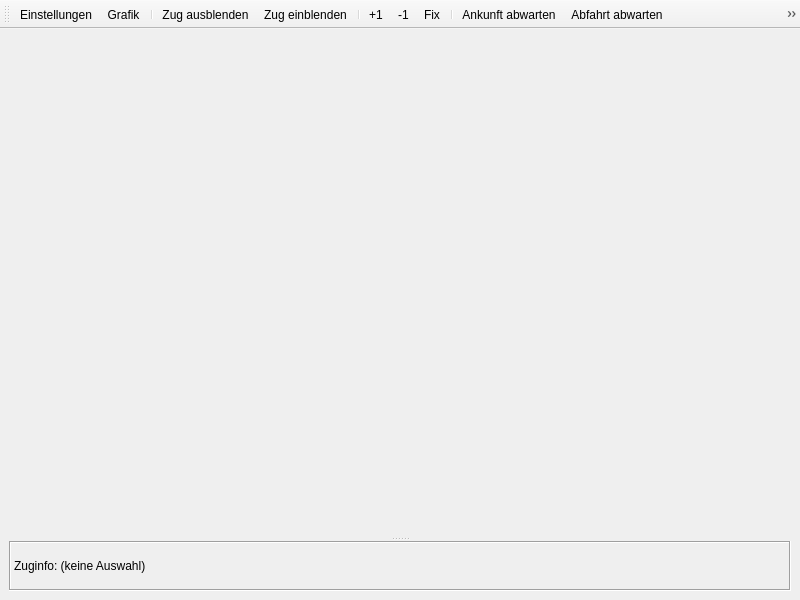
<?xml version="1.0" encoding="UTF-8"?>
<ui version="4.0">
 <class>AnschlussmatrixWindow</class>
 <widget class="QMainWindow" name="AnschlussmatrixWindow">
  <property name="geometry">
   <rect>
    <x>0</x>
    <y>0</y>
    <width>800</width>
    <height>600</height>
   </rect>
  </property>
  <property name="windowTitle">
   <string>MainWindow</string>
  </property>
  <widget class="QWidget" name="centralwidget">
   <layout class="QVBoxLayout" name="verticalLayout">
    <item>
     <widget class="QStackedWidget" name="stackedWidget">
      <property name="currentIndex">
       <number>1</number>
      </property>
      <widget class="QWidget" name="settings_page">
       <layout class="QVBoxLayout" name="verticalLayout_2">
        <item>
         <layout class="QHBoxLayout" name="horizontalLayout_2">
          <item>
           <widget class="QGroupBox" name="allgemein_group">
            <property name="title">
             <string>Allgemein</string>
            </property>
            <layout class="QVBoxLayout" name="verticalLayout_3">
             <item>
              <widget class="QLabel" name="bahnhofLabel">
               <property name="sizePolicy">
                <sizepolicy hsizetype="Preferred" vsizetype="Fixed">
                 <horstretch>0</horstretch>
                 <verstretch>0</verstretch>
                </sizepolicy>
               </property>
               <property name="text">
                <string>&amp;Bahnhof</string>
               </property>
               <property name="buddy">
                <cstring>bahnhofBox</cstring>
               </property>
              </widget>
             </item>
             <item>
              <widget class="QComboBox" name="bahnhofBox">
               <property name="sizePolicy">
                <sizepolicy hsizetype="Preferred" vsizetype="Fixed">
                 <horstretch>0</horstretch>
                 <verstretch>0</verstretch>
                </sizepolicy>
               </property>
               <property name="minimumSize">
                <size>
                 <width>120</width>
                 <height>0</height>
                </size>
               </property>
               <property name="sizeAdjustPolicy">
                <enum>QComboBox::AdjustToContents</enum>
               </property>
              </widget>
             </item>
             <item>
              <widget class="QLabel" name="umsteigezeitLabel">
               <property name="sizePolicy">
                <sizepolicy hsizetype="Preferred" vsizetype="Fixed">
                 <horstretch>0</horstretch>
                 <verstretch>0</verstretch>
                </sizepolicy>
               </property>
               <property name="text">
                <string>&amp;Umsteigezeit</string>
               </property>
               <property name="buddy">
                <cstring>umsteigezeitSpin</cstring>
               </property>
              </widget>
             </item>
             <item>
              <widget class="QSpinBox" name="umsteigezeitSpin">
               <property name="sizePolicy">
                <sizepolicy hsizetype="Minimum" vsizetype="Fixed">
                 <horstretch>0</horstretch>
                 <verstretch>0</verstretch>
                </sizepolicy>
               </property>
               <property name="alignment">
                <set>Qt::AlignRight|Qt::AlignTrailing|Qt::AlignVCenter</set>
               </property>
               <property name="suffix">
                <string> Min.</string>
               </property>
               <property name="value">
                <number>2</number>
               </property>
              </widget>
             </item>
             <item>
              <widget class="QLabel" name="anschlusszeitLabel">
               <property name="sizePolicy">
                <sizepolicy hsizetype="Preferred" vsizetype="Fixed">
                 <horstretch>0</horstretch>
                 <verstretch>0</verstretch>
                </sizepolicy>
               </property>
               <property name="text">
                <string>&amp;Anschlusszeit</string>
               </property>
               <property name="buddy">
                <cstring>anschlusszeitSpin</cstring>
               </property>
              </widget>
             </item>
             <item>
              <widget class="QSpinBox" name="anschlusszeitSpin">
               <property name="sizePolicy">
                <sizepolicy hsizetype="Minimum" vsizetype="Fixed">
                 <horstretch>0</horstretch>
                 <verstretch>0</verstretch>
                </sizepolicy>
               </property>
               <property name="alignment">
                <set>Qt::AlignRight|Qt::AlignTrailing|Qt::AlignVCenter</set>
               </property>
               <property name="suffix">
                <string> Min.</string>
               </property>
               <property name="value">
                <number>15</number>
               </property>
              </widget>
             </item>
             <item>
              <widget class="QWidget" name="allgemein_spacer_widget" native="true"/>
             </item>
            </layout>
           </widget>
          </item>
          <item>
           <widget class="QGroupBox" name="ankunft_group">
            <property name="title">
             <string>Ankommende Züge</string>
            </property>
            <layout class="QVBoxLayout" name="verticalLayout_4">
             <item>
              <widget class="QLabel" name="ankunft_filter_label">
               <property name="text">
                <string>Kategorie</string>
               </property>
              </widget>
             </item>
             <item>
              <widget class="QTableView" name="ankunft_filter_view">
               <property name="alternatingRowColors">
                <bool>true</bool>
               </property>
               <property name="selectionMode">
                <enum>QAbstractItemView::SingleSelection</enum>
               </property>
               <property name="selectionBehavior">
                <enum>QAbstractItemView::SelectRows</enum>
               </property>
              </widget>
             </item>
             <item>
              <widget class="QLabel" name="ankunft_filter_label_2">
               <property name="text">
                <string>Von</string>
               </property>
              </widget>
             </item>
             <item>
              <widget class="QTableView" name="von_filter_view">
               <property name="enabled">
                <bool>false</bool>
               </property>
               <property name="alternatingRowColors">
                <bool>true</bool>
               </property>
               <property name="selectionMode">
                <enum>QAbstractItemView::SingleSelection</enum>
               </property>
               <property name="selectionBehavior">
                <enum>QAbstractItemView::SelectRows</enum>
               </property>
              </widget>
             </item>
            </layout>
           </widget>
          </item>
          <item>
           <widget class="QGroupBox" name="abfahrt_group">
            <property name="title">
             <string>Abfahrende Züge</string>
            </property>
            <layout class="QVBoxLayout" name="verticalLayout_5">
             <item>
              <widget class="QLabel" name="abfahrt_filter_label">
               <property name="text">
                <string>Kategorie</string>
               </property>
              </widget>
             </item>
             <item>
              <widget class="QTableView" name="abfahrt_filter_view">
               <property name="alternatingRowColors">
                <bool>true</bool>
               </property>
               <property name="selectionMode">
                <enum>QAbstractItemView::SingleSelection</enum>
               </property>
               <property name="selectionBehavior">
                <enum>QAbstractItemView::SelectRows</enum>
               </property>
              </widget>
             </item>
             <item>
              <widget class="QLabel" name="abfahrt_beschriftung_label">
               <property name="text">
                <string>Nach</string>
               </property>
              </widget>
             </item>
             <item>
              <widget class="QTableView" name="nach_filter_view">
               <property name="enabled">
                <bool>false</bool>
               </property>
               <property name="alternatingRowColors">
                <bool>true</bool>
               </property>
               <property name="selectionMode">
                <enum>QAbstractItemView::SingleSelection</enum>
               </property>
               <property name="selectionBehavior">
                <enum>QAbstractItemView::SelectRows</enum>
               </property>
              </widget>
             </item>
            </layout>
           </widget>
          </item>
         </layout>
        </item>
       </layout>
      </widget>
      <widget class="QWidget" name="display_page">
       <layout class="QHBoxLayout" name="horizontalLayout">
        <property name="leftMargin">
         <number>0</number>
        </property>
        <property name="topMargin">
         <number>0</number>
        </property>
        <property name="rightMargin">
         <number>0</number>
        </property>
        <property name="bottomMargin">
         <number>0</number>
        </property>
        <item>
         <widget class="QSplitter" name="displaySplitter">
          <property name="orientation">
           <enum>Qt::Vertical</enum>
          </property>
          <widget class="QWidget" name="grafikWidget" native="true">
           <property name="sizePolicy">
            <sizepolicy hsizetype="Expanding" vsizetype="Expanding">
             <horstretch>0</horstretch>
             <verstretch>0</verstretch>
            </sizepolicy>
           </property>
          </widget>
          <widget class="QLabel" name="zuginfoLabel">
           <property name="sizePolicy">
            <sizepolicy hsizetype="Preferred" vsizetype="Preferred">
             <horstretch>0</horstretch>
             <verstretch>0</verstretch>
            </sizepolicy>
           </property>
           <property name="maximumSize">
            <size>
             <width>16777215</width>
             <height>50</height>
            </size>
           </property>
           <property name="baseSize">
            <size>
             <width>0</width>
             <height>0</height>
            </size>
           </property>
           <property name="frameShape">
            <enum>QFrame::Box</enum>
           </property>
           <property name="frameShadow">
            <enum>QFrame::Sunken</enum>
           </property>
           <property name="text">
            <string>Zuginfo: (keine Auswahl)</string>
           </property>
           <property name="textFormat">
            <enum>Qt::AutoText</enum>
           </property>
           <property name="textInteractionFlags">
            <set>Qt::TextSelectableByMouse</set>
           </property>
          </widget>
         </widget>
        </item>
       </layout>
      </widget>
     </widget>
    </item>
   </layout>
  </widget>
  <widget class="QToolBar" name="toolBar">
   <property name="windowTitle">
    <string>toolBar</string>
   </property>
   <property name="iconSize">
    <size>
     <width>16</width>
     <height>16</height>
    </size>
   </property>
   <attribute name="toolBarArea">
    <enum>TopToolBarArea</enum>
   </attribute>
   <attribute name="toolBarBreak">
    <bool>false</bool>
   </attribute>
   <addaction name="actionSetup"/>
   <addaction name="actionAnzeige"/>
   <addaction name="separator"/>
   <addaction name="actionZugAusblenden"/>
   <addaction name="actionZugEinblenden"/>
   <addaction name="separator"/>
   <addaction name="actionPlusEins"/>
   <addaction name="actionMinusEins"/>
   <addaction name="actionFix"/>
   <addaction name="separator"/>
   <addaction name="actionAnkunftAbwarten"/>
   <addaction name="actionAbfahrtAbwarten"/>
   <addaction name="actionAnschlussAufgeben"/>
   <addaction name="actionLoeschen"/>
  </widget>
  <action name="actionSetup">
   <property name="icon">
    <iconset resource="resources.qrc">
     <normaloff>:/equalizer.png</normaloff>
     <disabledoff>:/equalizer-dis.png</disabledoff>:/equalizer.png</iconset>
   </property>
   <property name="text">
    <string>Einstellungen</string>
   </property>
   <property name="toolTip">
    <string>Bahnhofauswahl (S)</string>
   </property>
   <property name="shortcut">
    <string>S</string>
   </property>
  </action>
  <action name="actionAnzeige">
   <property name="icon">
    <iconset resource="resources.qrc">
     <normaloff>:/slots.png</normaloff>
     <disabledoff>:/slots-dis.png</disabledoff>:/slots.png</iconset>
   </property>
   <property name="text">
    <string>Grafik</string>
   </property>
   <property name="toolTip">
    <string>Grafik anzeigen (G)</string>
   </property>
   <property name="shortcut">
    <string>G</string>
   </property>
  </action>
  <action name="actionPlusEins">
   <property name="icon">
    <iconset resource="resources.qrc">
     <normaloff>:/clock--plus.png</normaloff>:/clock--plus.png</iconset>
   </property>
   <property name="text">
    <string>+1</string>
   </property>
   <property name="toolTip">
    <string>Verspätung/Wartezeit um 1 Minute erhöhen (+)</string>
   </property>
   <property name="shortcut">
    <string>+</string>
   </property>
  </action>
  <action name="actionMinusEins">
   <property name="icon">
    <iconset resource="resources.qrc">
     <normaloff>:/clock--minus.png</normaloff>:/clock--minus.png</iconset>
   </property>
   <property name="text">
    <string>-1</string>
   </property>
   <property name="toolTip">
    <string>Verspätung/Wartezeit um 1 Minute reduzieren (-)</string>
   </property>
   <property name="shortcut">
    <string>-</string>
   </property>
  </action>
  <action name="actionFix">
   <property name="icon">
    <iconset resource="resources.qrc">
     <normaloff>:/clock--pencil.png</normaloff>:/clock--pencil.png</iconset>
   </property>
   <property name="text">
    <string>Fix</string>
   </property>
   <property name="toolTip">
    <string>Feste Verspätung festlegen (V)</string>
   </property>
   <property name="shortcut">
    <string>V</string>
   </property>
  </action>
  <action name="actionLoeschen">
   <property name="icon">
    <iconset resource="resources.qrc">
     <normaloff>:/chain--return.png</normaloff>:/chain--return.png</iconset>
   </property>
   <property name="text">
    <string>Verknüpfung auflösen</string>
   </property>
   <property name="toolTip">
    <string>Verknüpfung auf ausgewählten Anschlüssen auflösen (Del)</string>
   </property>
   <property name="shortcut">
    <string>Del</string>
   </property>
  </action>
  <action name="actionAnkunftAbwarten">
   <property name="icon">
    <iconset resource="resources.qrc">
     <normaloff>:/chain--arrow-in.png</normaloff>:/chain--arrow-in.png</iconset>
   </property>
   <property name="text">
    <string>Ankunft abwarten</string>
   </property>
   <property name="toolTip">
    <string>Ankunft von Zubringer abwarten (K)</string>
   </property>
   <property name="shortcut">
    <string>K</string>
   </property>
  </action>
  <action name="actionAbfahrtAbwarten">
   <property name="icon">
    <iconset resource="resources.qrc">
     <normaloff>:/chain--arrow.png</normaloff>:/chain--arrow.png</iconset>
   </property>
   <property name="text">
    <string>Abfahrt abwarten</string>
   </property>
   <property name="toolTip">
    <string>Abfahrt von Zubringer abwarten (F)</string>
   </property>
   <property name="shortcut">
    <string>F</string>
   </property>
  </action>
  <action name="actionWarnungSetzen">
   <property name="icon">
    <iconset resource="resources.qrc">
     <normaloff>:/flag.png</normaloff>:/flag.png</iconset>
   </property>
   <property name="text">
    <string>Warnung</string>
   </property>
   <property name="toolTip">
    <string>Warnung setzen (W)</string>
   </property>
   <property name="shortcut">
    <string>W</string>
   </property>
  </action>
  <action name="actionWarnungIgnorieren">
   <property name="icon">
    <iconset resource="resources.qrc">
     <normaloff>:/flag-green.png</normaloff>:/flag-green.png</iconset>
   </property>
   <property name="text">
    <string>Ignorieren</string>
   </property>
   <property name="toolTip">
    <string>Warnung ignorieren (I)</string>
   </property>
   <property name="shortcut">
    <string>I</string>
   </property>
  </action>
  <action name="actionWarnungReset">
   <property name="icon">
    <iconset resource="resources.qrc">
     <normaloff>:/flag-white.png</normaloff>:/flag-white.png</iconset>
   </property>
   <property name="text">
    <string>Reset</string>
   </property>
   <property name="toolTip">
    <string>Warnung zurücksetzen (R)</string>
   </property>
   <property name="shortcut">
    <string>R</string>
   </property>
  </action>
  <action name="actionAnschlussAufgeben">
   <property name="icon">
    <iconset resource="resources.qrc">
     <normaloff>:/chain--cross.png</normaloff>:/chain--cross.png</iconset>
   </property>
   <property name="text">
    <string>Anschluss aufgeben</string>
   </property>
   <property name="toolTip">
    <string>Anschluss nicht abwarten (A)</string>
   </property>
   <property name="shortcut">
    <string>A</string>
   </property>
  </action>
  <action name="actionZugAusblenden">
   <property name="icon">
    <iconset resource="resources.qrc">
     <normaloff>:/train--minus.png</normaloff>:/train--minus.png</iconset>
   </property>
   <property name="text">
    <string>Zug ausblenden</string>
   </property>
   <property name="toolTip">
    <string>Zug ausblenden (H)</string>
   </property>
   <property name="shortcut">
    <string>H</string>
   </property>
  </action>
  <action name="actionZugEinblenden">
   <property name="icon">
    <iconset resource="resources.qrc">
     <normaloff>:/train--return.png</normaloff>:/train--return.png</iconset>
   </property>
   <property name="text">
    <string>Zug einblenden</string>
   </property>
   <property name="toolTip">
    <string>Alle Züge einblenden (Z)</string>
   </property>
   <property name="shortcut">
    <string>Z</string>
   </property>
  </action>
 </widget>
 <resources>
  <include location="resources.qrc"/>
 </resources>
 <connections/>
</ui>
